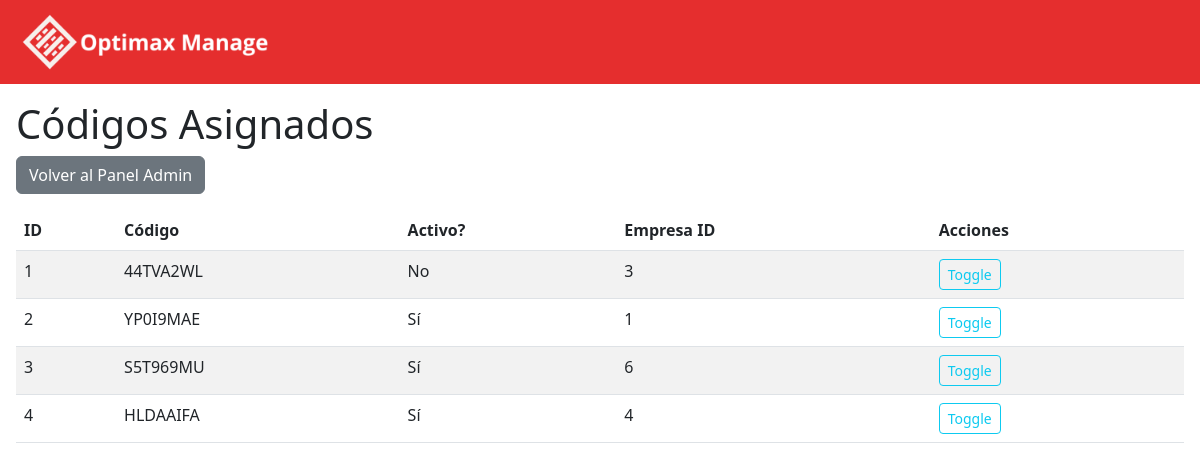
Page /admin/codigos-asignados (signed in) on the committed database.
### models/models.py (models this page shows, shortened)
class CodigoAsignado(db.Model):
    __tablename__ = 'codigos_asignados'
    id = db.Column(db.Integer, primary_key=True)
    codigo = db.Column(db.String(50), unique=True, nullable=False)
    esta_activo = db.Column(db.Boolean, default=True)
    empresa_id = db.Column(db.Integer, db.ForeignKey('empresa.id'), unique=True)
    empresa = db.relationship(
        'Empresa',
        backref=db.backref('codigo_asignado', uselist=False),
        uselist=False
    )

### app.py (the view)
@app.route('/admin/codigos-asignados')
@admin_requerido
def admin_asignados():
    codigos = CodigoAsignado.query.all()
    return render_template('admin_asignados.html', codigos=codigos)

### app.py (called while the page is built)
@app.after_request
def no_cache(response):
    response.headers["Cache-Control"] = "no-store, no-cache, must-revalidate, private, max-age=0"
    response.headers["Expires"] = 0
    response.headers["Pragma"] = "no-cache"
    return response

def admin_requerido(f):
    @wraps(f)
    def wrap(*args, **kwargs):
        if not session.get('logged_in'):
            return redirect(url_for('login'))
        empresa_id = session.get('user_id')
        emp = Empresa.query.get(empresa_id)
        if not emp or not emp.is_admin:
            return "No tienes permisos de administrador."
        return f(*args, **kwargs)
    return wrap

### templates/admin_asignados.html (shortened to what this page needs)
{% extends 'base.html' %}
{% block content %}
  <h1>Códigos Asignados</h1>
  <p>
    <a href="{{ url_for('admin_panel') }}" class="btn btn-secondary">
      Volver al Panel Admin
    </a>
  </p>
  <table class="table table-striped">
    <thead>
      <tr>
        <th>ID</th>
        <th>Código</th>
        <th>Activo?</th>
        <th>Empresa ID</th>
        <th>Acciones</th>
      </tr>
    </thead>
    <tbody>
      {% for c in codigos %}
      <tr>
        <td>{{ c.id }}</td>
        <td>{{ c.codigo }}</td>
        <td>{{ 'Sí' if c.esta_activo else 'No' }}</td>
        <td>{{ c.empresa_id }}</td>
        <td>
          <a href="{{ url_for('toggle_asignado', cod_id=c.id) }}"
             class="btn btn-sm btn-outline-info">
            Toggle
          </a>
        </td>
      </tr>
      {% endfor %}
    </tbody>
  </table>
{% endblock %}

### templates/base.html (style rules this page uses)
html, body { margin: 0; padding: 0; box-sizing: border-box; background: #fff; }
*, *::before, *::after { box-sizing: inherit; }

### rows in the picture
CodigoAsignado: id "1", codigo "44TVA2WL", esta_activo "No", empresa_id "3"
CodigoAsignado: id "2", codigo "YP0I9MAE", esta_activo "Sí", empresa_id "1"
CodigoAsignado: id "3", codigo "S5T969MU", esta_activo "Sí", empresa_id "6"
CodigoAsignado: id "4", codigo "HLDAAIFA", esta_activo "Sí", empresa_id "4"
